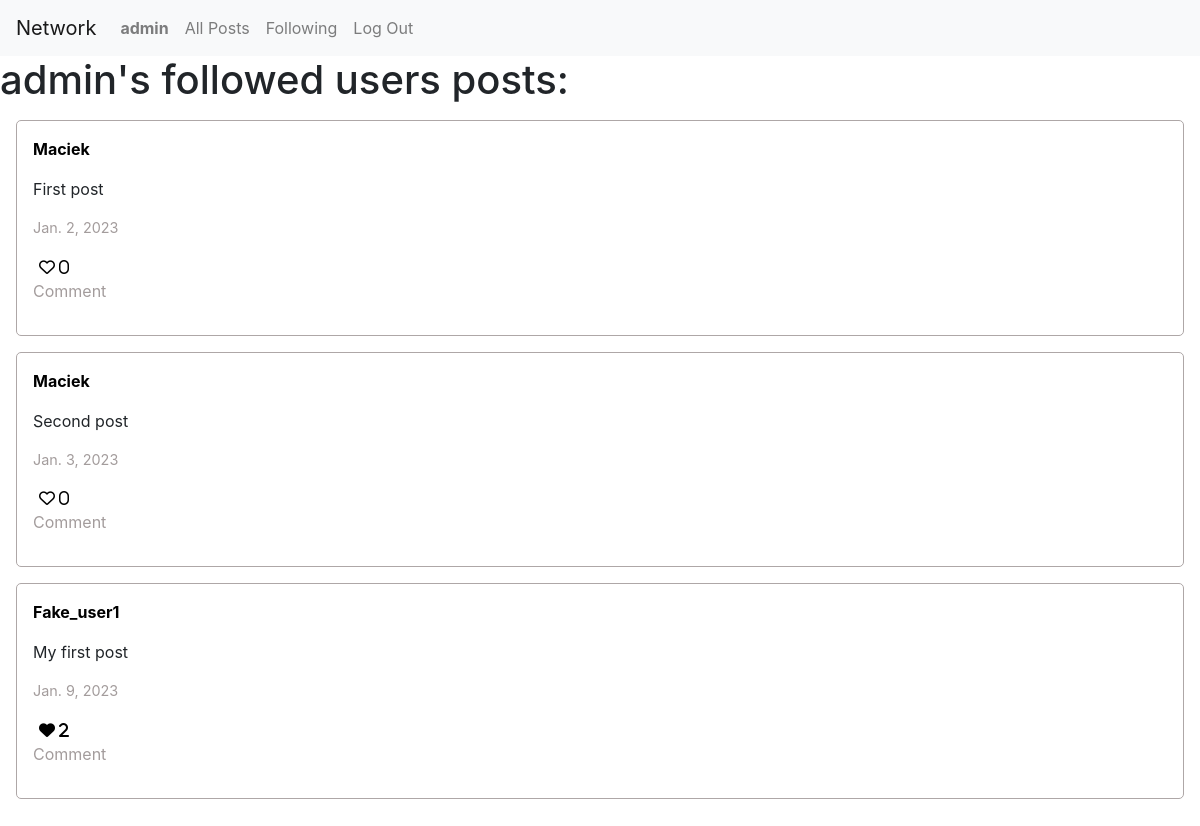
/following/2 (signed in), run on the app's committed database.
### network/models.py (models this page shows, shortened)
class User(AbstractUser):
    pass

class Post(models.Model):
    author = models.ForeignKey(User, on_delete=models.CASCADE)
    text = models.CharField(max_length=100)
    date = models.DateField(auto_now_add=True)
    likes = models.IntegerField(default=0)

### network/views.py (the view)
# urls.py: path("following/<int:id>",views.following, name="following"),
def following(request, id):
    user = User.objects.get(pk = request.user.id)
    followed_users = Follow.objects.filter(user = user)
    posts = Post.objects.all()
    liked_posts_arr = liked_posts(request.user)
    following_posts=[]
    for post in posts:
        for person in followed_users:
            if person.user_follower == post.author:
                following_posts.append(post)
    return render(request, "network/following.html", {
        "username": user,
        "following_posts":following_posts,
        "liked_posts":liked_posts_arr
    })

### network/views.py (called while the page is built)
def liked_posts(user):
    posts = Post.objects.all().order_by('-date')
    liked_posts_arr = []
    likes = Like.objects.filter(user = user)
    for post in posts:
        for like in likes:
            if(post == like.post):
                liked_posts_arr.append(post)
    return liked_posts_arr

### network/templates/network/following.html (shortened to what this page needs)
{% extends "network/layout.html" %}
{% block body %}
   <h1>{{username}}'s followed users posts:</h1>
    {%if following_posts %}
        {%for post in following_posts%}
        <div id="post-{{post.id}}" class="post_container">
            <a class="user_link" href="{%url 'user' post.author.id%}"><p class="post_author">{{post.author}}</p></a>
            <p class="post_text">{{post.text}}</p>
            <p class="post_date">{{post.date}}</p>
            <button id="{{post.id}}" class = "likeBtn fa-heart {% if post in liked_posts%}fa-solid{%else%}fa-regular{%endif%}"> {{post.likes}}</button>
            <p class="post_comment">Comment</p>
        </div>
        {%endfor%}
    {%else%}
        <div>No posts yet.</div>
    {%endif%}
{% endblock %}

### network/templates/network/layout.html (shortened to what this page needs)
{% load static %}
<!DOCTYPE html>
<html lang="en">
    <head>
        <link rel="stylesheet" href="https://stackpath.bootstrapcdn.com/bootstrap/4.4.1/css/bootstrap.min.css">
        <link rel="stylesheet" href="https://cdnjs.cloudflare.com/ajax/libs/font-awesome/6.2.1/css/all.min.css" />
        <link href="{% static 'network/styles.css' %}" rel="stylesheet">
    </head>
    <body>
        <nav class="navbar navbar-expand-lg navbar-light bg-light">
            <a class="navbar-brand" href="{% url 'index' %}">Network</a>
            <div>
              <ul class="navbar-nav mr-auto">
                {% if user.is_authenticated %}
                    <li class="nav-item">
                        <a class="nav-link" href="{%url 'user' user.id%}"><strong>{{ user.username }}</strong></a>
                    </li>
                {% endif %}
                <li class="nav-item">
                  <a class="nav-link" href="{% url 'index' %}">All Posts</a>
                </li>
                {% if user.is_authenticated %}
                    <li class="nav-item">
                        <a class="nav-link" href="{% url 'following' user.id%}">Following</a>
                    </li>
                    <li class="nav-item">
                        <a class="nav-link" href="{% url 'logout' %}">Log Out</a>
                    </li>
                {% endif %}
              </ul>
            </div>
          </nav>
        <div class="body">
            {% block body %}
            {% endblock %}
        </div>
    </body>
</html>

### network/static/network/styles.css (style rules this page uses)
.post_container { padding: 1rem; border: 1px solid #aea7a7; border-radius: 5px; margin:1rem; }
.post_author { font-weight: bold; }
.post_date { font-size: .9rem; color: #a39c9c; }
.post_comment { color: #a39c9c; }
.likeBtn { background-color: transparent; border: none; }
.user_link, .user_link:hover { text-decoration: none; color: #000; }

### data on the page
User: username "admin"
Post: author "Maciek", text "First post", date "Jan. 2, 2023", likes "0"
Post: author "Maciek", text "Second post", date "Jan. 3, 2023", likes "0"
Post: author "Fake_user1", text "My first post", date "Jan. 9, 2023", likes "2"
